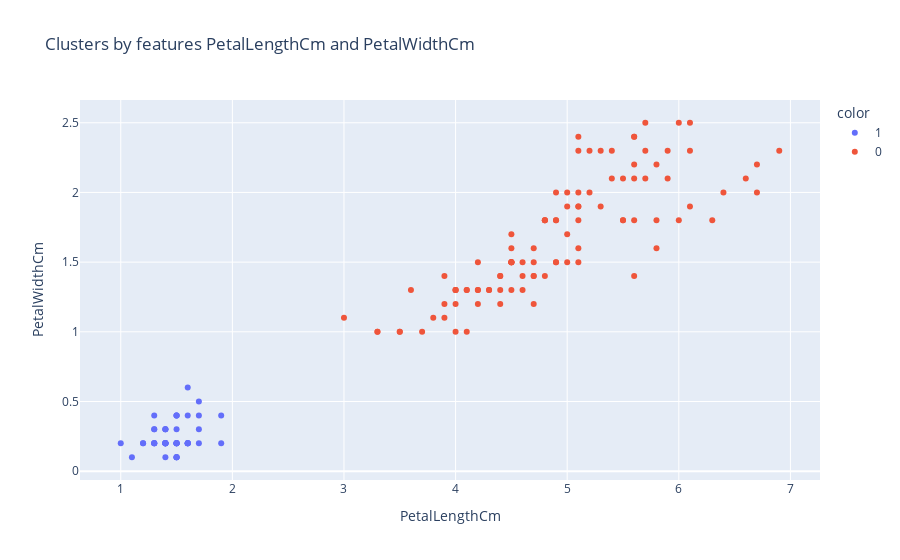

Source (notebook cell):
### Markdown cell above
![image.png](attachment:image.png)

### Code cell
# Visualization by PetalLengthCm and PetalWidthCm
fig5 = px.scatter(data, x='PetalLengthCm', y='PetalWidthCm',
                  color=data['cluster'].astype(str),
                  title='Clusters by features PetalLengthCm and PetalWidthCm')
fig5.show()

### Figure 1 — Plotly figure (JSON) as saved in the notebook; plotly's stock layout.template omitted (floating-point values rounded to 4 significant figures)
{"data": [{"hovertemplate": "color=1<br>PetalLengthCm=%{x}<br>PetalWidthCm=%{y}<extra></extra>", "legendgroup": "1", "marker": {"color": "#636efa", "symbol": "circle"}, "mode": "markers", "name": "1", "orientation": "v", "showlegend": true, "type": "scatter", "x": [1.4, 1.4, 1.3, 1.5, 1.4, 1.7, 1.4, 1.5, 1.4, 1.5, 1.5, 1.6, 1.4, 1.1, 1.2, 1.5, 1.3, 1.4, 1.7, 1.5, 1.7, 1.5, 1, 1.7, 1.9, 1.6, 1.6, 1.5, 1.4, 1.6, 1.6, 1.5, 1.5, 1.4, 1.5, 1.2, 1.3, 1.5, 1.3, 1.5, 1.3, 1.3, 1.3, 1.6, 1.9, 1.4, 1.6, 1.4, 1.5, 1.4], "xaxis": "x", "y": [0.2, 0.2, 0.2, 0.2, 0.2, 0.4, 0.3, 0.2, 0.2, 0.1, 0.2, 0.2, 0.1, 0.1, 0.2, 0.4, 0.4, 0.3, 0.3, 0.3, 0.2, 0.4, 0.2, 0.5, 0.2, 0.2, 0.4, 0.2, 0.2, 0.2, 0.2, 0.4, 0.1, 0.2, 0.1, 0.2, 0.2, 0.1, 0.2, 0.2, 0.3, 0.3, 0.2, 0.6, 0.4, 0.3, 0.2, 0.2, 0.2, 0.2], "yaxis": "y"}, {"hovertemplate": "color=0<br>PetalLengthCm=%{x}<br>PetalWidthCm=%{y}<extra></extra>", "legendgroup": "0", "marker": {"color": "#EF553B", "symbol": "circle"}, "mode": "markers", "name": "0", "orientation": "v", "showlegend": true, "type": "scatter", "x": [4.7, 4.5, 4.9, 4, 4.6, 4.5, 4.7, 3.3, 4.6, 3.9, 3.5, 4.2, 4, 4.7, 3.6, 4.4, 4.5, 4.1, 4.5, 3.9, 4.8, 4, 4.9, 4.7, 4.3, 4.4, 4.8, 5, 4.5, 3.5, 3.8, 3.7, 3.9, 5.1, 4.5, 4.5, 4.7, 4.4, 4.1, 4, 4.4, 4.6, 4, 3.3, 4.2, 4.2, 4.2, 4.3, 3, 4.1, 6, 5.1, 5.9, 5.6, 5.8, 6.6, 4.5, 6.3, 5.8, 6.1, 5.1, 5.3, 5.5, 5, 5.1, 5.3, 5.5, 6.7, 6.9, 5, 5.7, 4.9, 6.7, 4.9, 5.7, 6, 4.8, 4.9, 5.6, 5.8, 6.1, 6.4, 5.6, 5.1, 5.6, 6.1, 5.6, 5.5, 4.8, 5.4, 5.6, 5.1, 5.1, 5.9, 5.7, 5.2, 5, 5.2, 5.4, 5.1], "xaxis": "x", "y": [1.4, 1.5, 1.5, 1.3, 1.5, 1.3, 1.6, 1, 1.3, 1.4, 1, 1.5, 1, 1.4, 1.3, 1.4, 1.5, 1, 1.5, 1.1, 1.8, 1.3, 1.5, 1.2, 1.3, 1.4, 1.4, 1.7, 1.5, 1, 1.1, 1, 1.2, 1.6, 1.5, 1.6, 1.5, 1.3, 1.3, 1.3, 1.2, 1.4, 1.2, 1, 1.3, 1.2, 1.3, 1.3, 1.1, 1.3, 2.5, 1.9, 2.1, 1.8, 2.2, 2.1, 1.7, 1.8, 1.8, 2.5, 2, 1.9, 2.1, 2, 2.4, 2.3, 1.8, 2.2, 2.3, 1.5, 2.3, 2, 2, 1.8, 2.1, 1.8, 1.8, 1.8, 2.1, 1.6, 1.9, 2, 2.2, 1.5, 1.4, 2.3, 2.4, 1.8, 1.8, 2.1, 2.4, 2.3, 1.9, 2.3, 2.5, 2.3, 1.9, 2, 2.3, 1.8], "yaxis": "y"}], "layout": {"legend": {"title": {"text": "color"}, "tracegroupgap": 0}, "title": {"text": "Clusters by features PetalLengthCm and PetalWidthCm"}, "xaxis": {"anchor": "y", "domain": [0, 1], "title": {"text": "PetalLengthCm"}}, "yaxis": {"anchor": "x", "domain": [0, 1], "title": {"text": "PetalWidthCm"}}}}
